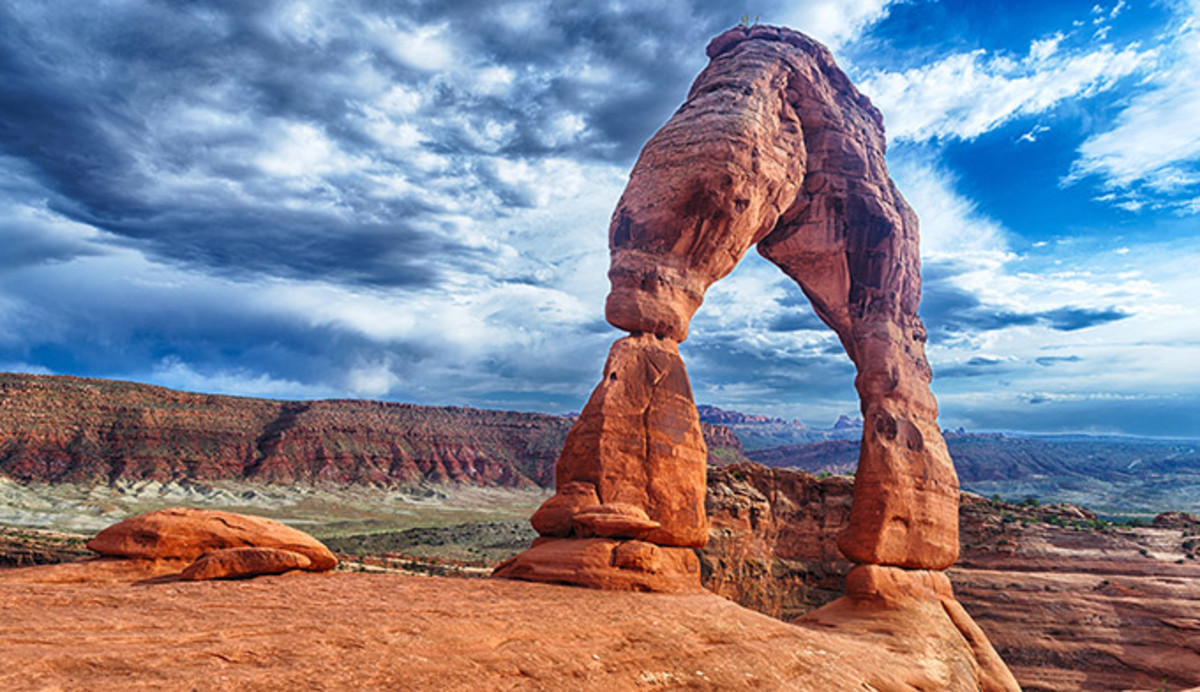
#> input picture images/arches.jpg, 1200 x 692 px, given in place of dnd.png, which was not available
$ python pyprocessing2.py
#> lines starting #> are read from the running program, lines starting #| are printed output that depends on the picture; pictures that were not available may be replaced by others from this repository, and a replacement may not be noted
import cv2
import bpy
import numpy as np
import os
import math

path = os.path.dirname(os.path.abspath(__file__))

def printapic(filename):

#> called with filename = 'dnd.png'
    max_px = 150000
    scale = 0.15
    extrude_amt = 7.5

    img = cv2.imread(path + "\\images\\" + filename, 0)
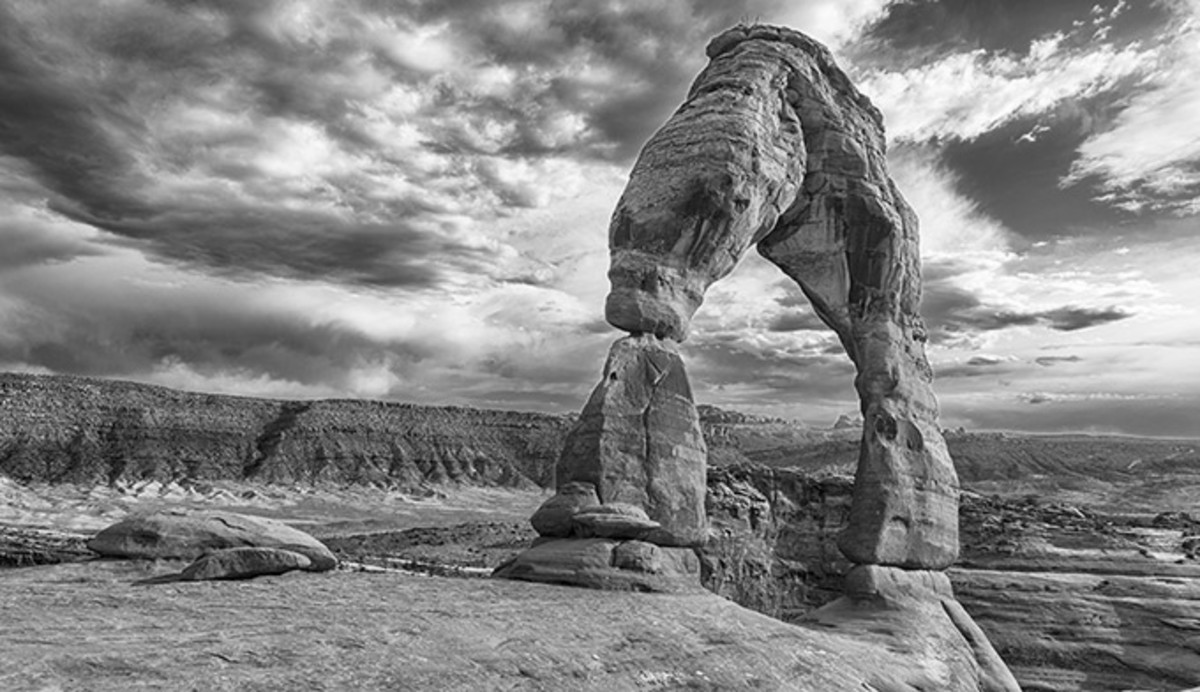
#> img: shape (692, 1200); min 0, max 255, mean 133.1
    h, w = img.shape
#> h = 692; w = 1200

    if h * w > max_px:
        scale_percent = max_px / (h * w)
#> scale_percent = 0.181
        w_down = int(w * math.sqrt(scale_percent))
#> w_down = 510
        h_down = int(h * math.sqrt(scale_percent))
#> h_down = 294
        img = cv2.resize(img, (w_down, h_down), interpolation = cv2.INTER_AREA)
#> img: shape (294, 510)
        w, h = w_down, h_down
#> w = 510; h = 294

    def get_points():
        points = []
        for j in range(h):
            for i in range(w):
                points.append([i - w/2, j - h/2, img[j,i] ** .25])
#> after the loop, points = 149940 items

        return points

    def get_faces():
        faces = []
        for yy in range( h-1 ):
            for xx in range( w-1 ):
                a = (xx) + (yy*w)
                b = (xx + 1) + (yy*w)
                c = (xx + 1) + ((yy+1) * w)
                d = (xx) + ((yy+1) * w)
                faces.append( (a,b,c) )
                faces.append( (c,d,a) )

        return faces

    points = get_points()
#> points = 149940 items
    faces = get_faces()

    bpy.ops.object.delete(use_global=False)
#> (this line was passed over: bpy is not available in this run)
    mesh = bpy.data.meshes.new("myMesh_mesh")
    mesh.from_pydata(points, [], faces)

    new_object = bpy.data.objects.new("myMesh_object", mesh)
    new_object.data = mesh
    bpy.context.collection.objects.link(new_object)

    bpy.data.objects["myMesh_object"].select_set(True)
    bpy.context.view_layer.objects.active = bpy.data.objects["myMesh_object"]

    bpy.ops.object.mode_set(mode='EDIT')
    bpy.ops.mesh.select_mode( type  = 'FACE'   )
    bpy.ops.mesh.select_all( action = 'SELECT' )

    bpy.ops.mesh.extrude_region_move(TRANSFORM_OT_translate={"value":(0, 0, extrude_amt)})
    bpy.ops.transform.resize(value=(1, 1, 0), orient_type='GLOBAL', orient_matrix=((1, 0, 0), (0, 1, 0), (0, 0, 1)), orient_matrix_type='GLOBAL', constraint_axis=(False, False, True), mirror=True, use_proportional_edit=False, proportional_edit_falloff='SMOOTH', proportional_size=1, use_proportional_connected=False, use_proportional_projected=False)

    deg_rad = 3.141592554 / 180

    bpy.ops.object.mode_set( mode = 'OBJECT' )
    bpy.ops.object.empty_add(type='PLAIN_AXES', location=(0, 0, 0))

    bpy.ops.transform.rotate(value= 180 * deg_rad, orient_axis='X', orient_type='GLOBAL', orient_matrix=((1, 0, 0), (0, 1, 0), (0, 0, 1)), orient_matrix_type='GLOBAL', constraint_axis=(True, False, False), mirror=True, use_proportional_edit=False, proportional_edit_falloff='SMOOTH', proportional_size=1, use_proportional_connected=False, use_proportional_projected=False)
    bpy.ops.transform.rotate(value= 90 * deg_rad, orient_axis='Y', orient_type='GLOBAL', orient_matrix=((1, 0, 0), (0, 1, 0), (0, 0, 1)), orient_matrix_type='GLOBAL', constraint_axis=(False, True, False), mirror=True, use_proportional_edit=False, proportional_edit_falloff='SMOOTH', proportional_size=1, use_proportional_connected=False, use_proportional_projected=False)

    bpy.data.objects["myMesh_object"].select_set(True)
    bpy.context.view_layer.objects.active = bpy.data.objects["myMesh_object"]
    bpy.ops.object.modifier_add(type='SIMPLE_DEFORM')
    bpy.context.object.modifiers["SimpleDeform"].deform_method = 'BEND'
    bpy.context.object.modifiers["SimpleDeform"].origin = bpy.data.objects["Empty"]

    bpy.context.object.modifiers["SimpleDeform"].angle = -45 * deg_rad
    bpy.context.object.modifiers["SimpleDeform"].deform_axis = 'Y'

    bpy.ops.transform.resize(value=(scale, scale, scale), orient_type='GLOBAL', orient_matrix=((1, 0, 0), (0, 1, 0), (0, 0, 1)), orient_matrix_type='GLOBAL', constraint_axis=(True, False, False), mirror=True, use_proportional_edit=False, proportional_edit_falloff='SMOOTH', proportional_size=1, use_proportional_connected=False, use_proportional_projected=False)
    bpy.ops.transform.rotate(value= -90*deg_rad, orient_axis='X', orient_type='GLOBAL', orient_matrix=((1, 0, 0), (0, 1, 0), (0, 0, 1)), orient_matrix_type='GLOBAL', constraint_axis=(True, False, False), mirror=True, use_proportional_edit=False, proportional_edit_falloff='SMOOTH', proportional_size=1, use_proportional_connected=False, use_proportional_projected=False)

    name = os.path.splitext(filename)[0]
    bpy.ops.export_mesh.stl(filepath = path + '\\results\\' + name + '.stl')

printapic('dnd.png')
#> (the call stopped at in printapic, `mesh = bpy.data.meshes.new("myMesh_mesh")`: bpy is not available in this run)

$ run again, on images/boobles.jpg
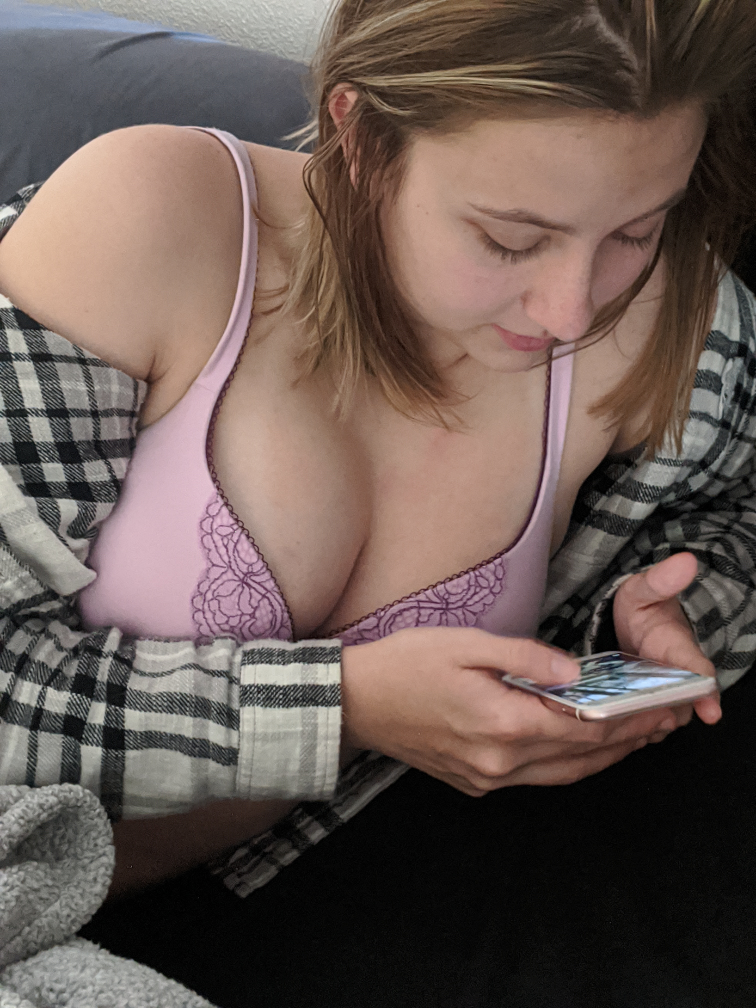
#> input picture images/boobles.jpg, 3024 x 4032 px, given in place of dnd.png, which was not available (shown at 1/4 size)
#> in printapic, `img = cv2.imread(path + "\\images\\" + filename, 0)`:
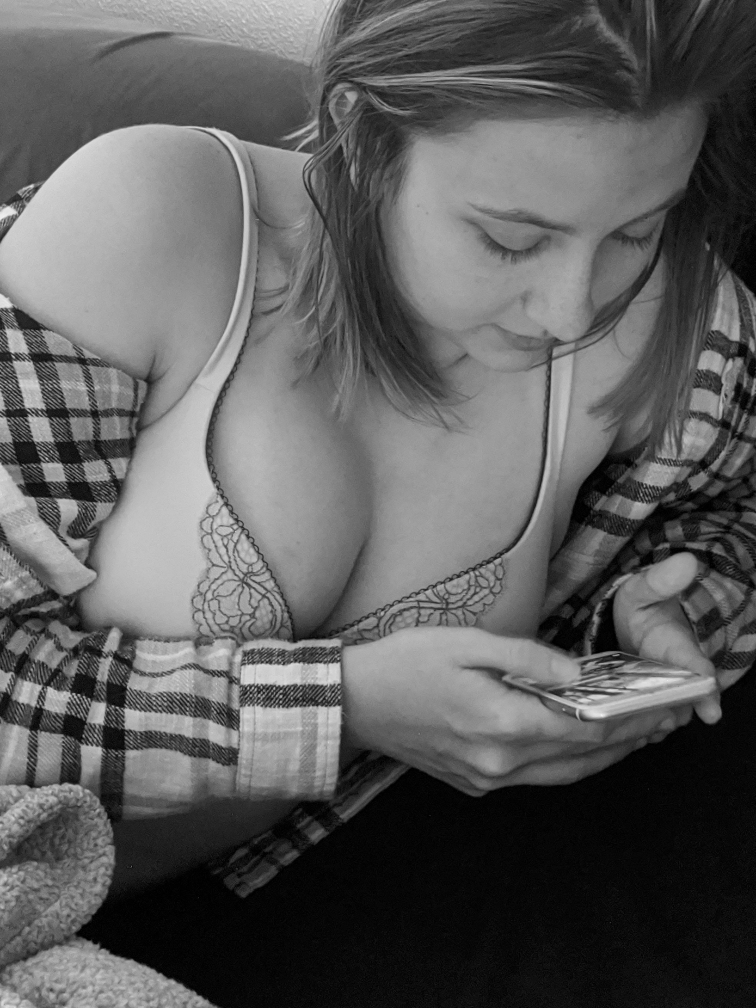
#> img: shape (4032, 3024) (shown at 1/4 size); min 0, max 255, mean 92.6
#> in printapic, `img = cv2.resize(img, (w_down, h_down), interpolation = cv2.INTER_AREA)`:
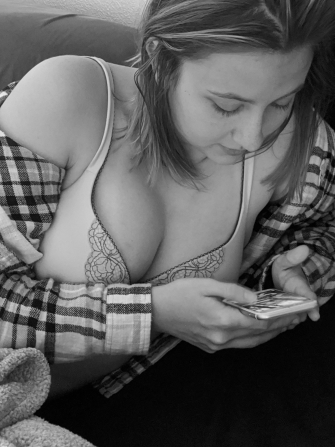
#> img: shape (447, 335); min 0, max 236, mean 92.6
#> after the loop in get_points, `for j in range(h):`: points = 149745 items

$ run again, on images/bubbles.jpg
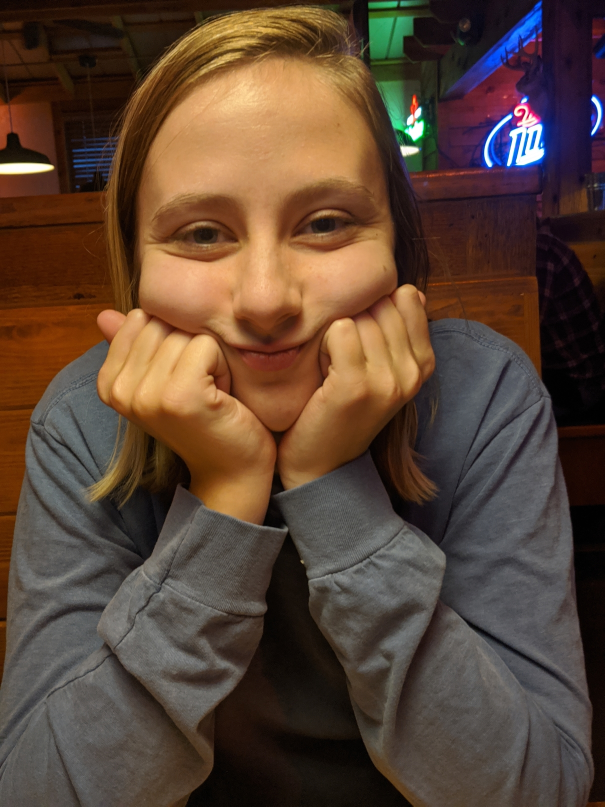
#> input picture images/bubbles.jpg, 1210 x 1613 px, given in place of dnd.png, which was not available (shown at 1/2 size)
#> in printapic, `img = cv2.imread(path + "\\images\\" + filename, 0)`:
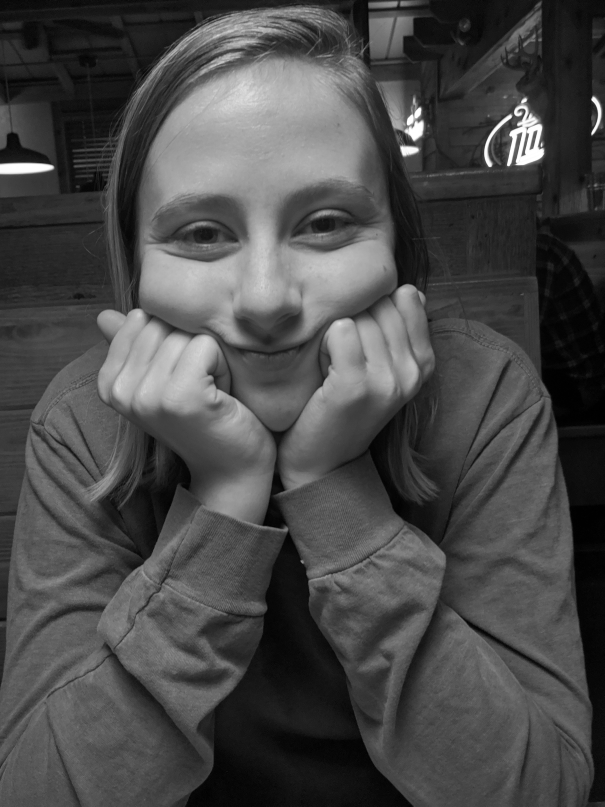
#> img: shape (1613, 1210) (shown at 1/2 size); min 0, max 255, mean 73.6
#> in printapic, `img = cv2.resize(img, (w_down, h_down), interpolation = cv2.INTER_AREA)`:
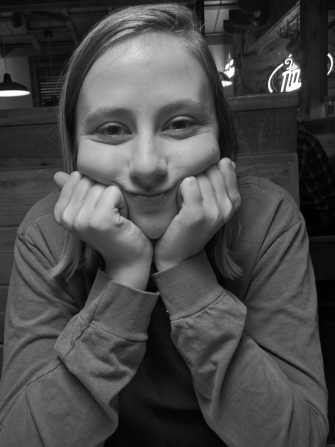
#> img: shape (447, 335); min 0, max 255, mean 73.6
#> after the loop in get_points, `for j in range(h):`: points = 149745 items

$ run again, on images/derp.JPG
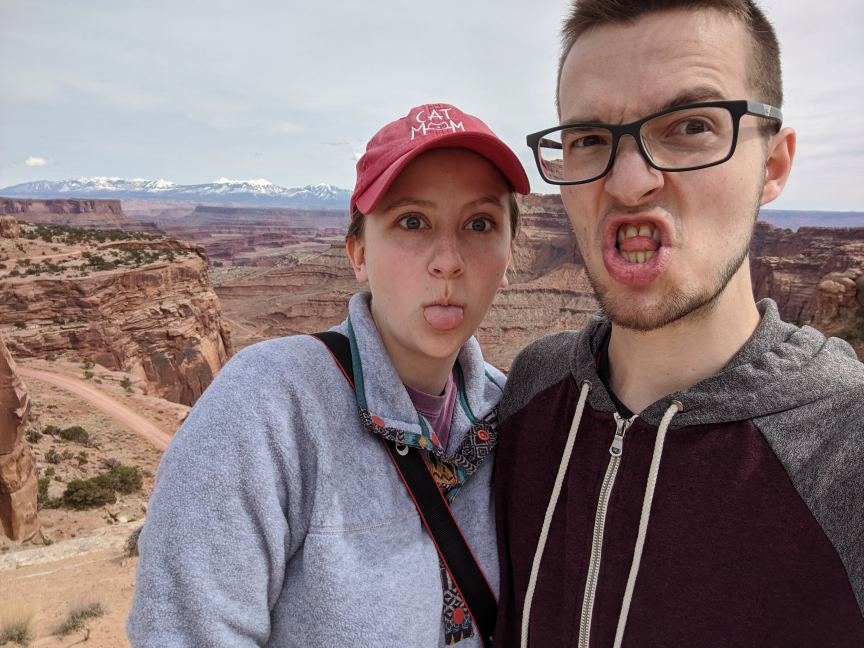
#> input picture images/derp.JPG, 2592 x 1944 px, given in place of dnd.png, which was not available (shown at 1/3 size)
#> in printapic, `img = cv2.imread(path + "\\images\\" + filename, 0)`:
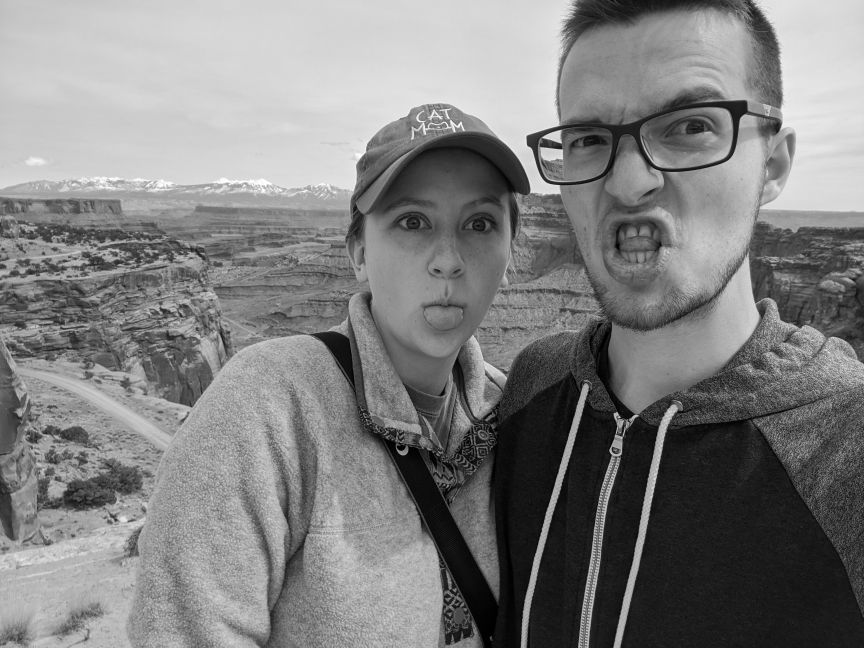
#> img: shape (1944, 2592) (shown at 1/3 size); min 0, max 255, mean 127.7
#> in printapic, `img = cv2.resize(img, (w_down, h_down), interpolation = cv2.INTER_AREA)`:
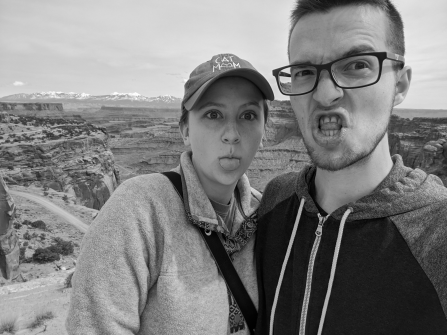
#> img: shape (335, 447); min 0, max 254, mean 127.7
#> after the loop in get_points, `for j in range(h):`: points = 149745 items
